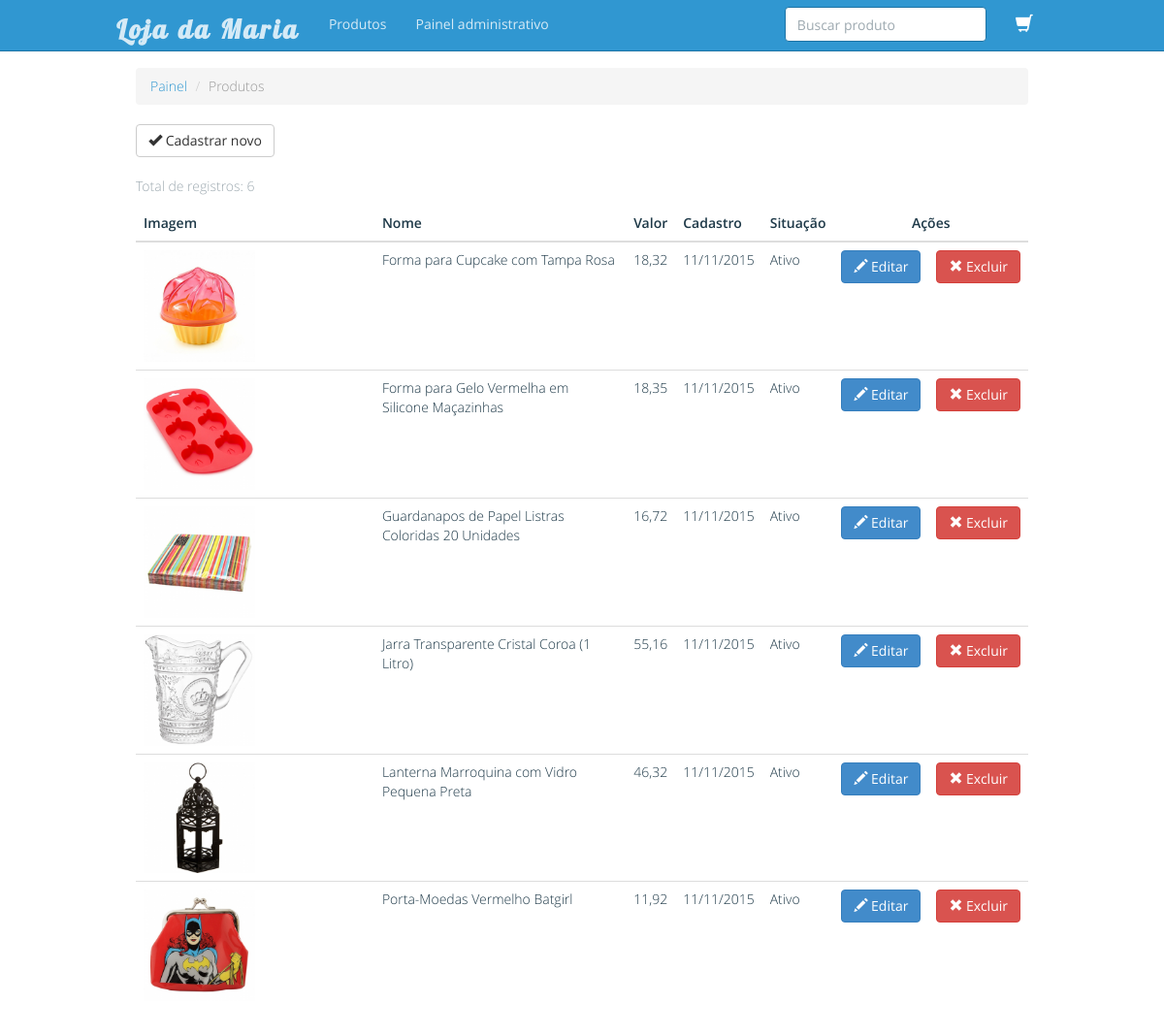
/produtos_listar, run on the app's committed database.
### tables this page shows
CREATE TABLE `ldm_produtos` (
  `id` int(10) UNSIGNED NOT NULL,
  `imagem_capa` varchar(50) DEFAULT NULL,
  `titulo` varchar(255) NOT NULL,
  `slug` varchar(255) NOT NULL,
  `descricao` mediumtext NOT NULL,
  `valor` decimal(5,2) NOT NULL,
  `situacao` varchar(10) NOT NULL,
  `data_cad` datetime NOT NULL
);

### application/controllers/App_painel_produtos.php (called while the page is built, shortened)
<?php
class App_painel_produtos extends CI_Controller
{
    public  function __construct()
    {
        $this->load->model('app_painel_produtos_model', 'produtos_model');
        $this->load->helper('app_ldm_utils');
    }
    public function index($paginacao=NULL, $mensagem=NULL)
    {
        $this->load->library('pagination');
        $mostrar_por_pagina = config_item('app-itens-por-pagina');
        $dados['produtos'] = $this->produtos_model->listar_produtos($paginacao, $mostrar_por_pagina);
        $dados['produtos_total'] = $this->produtos_model->total_produtos();
        $total_produtos = $this->produtos_model->total_produtos();
        $config['base_url'] = base_url("produtos_listar");
        $config['total_rows'] = $total_produtos;
        $config['per_page'] = $mostrar_por_pagina;
        $config['uri_segment'] = 2;
        $this->pagination->initialize($config);
        $dados['paginacao'] = $this->pagination->create_links();
        $dados['pagina_interna'] = 'painel_produto_listar';
        $this->load->view('index', $dados);
    }
}

### index.php (called while the page is built, shortened)
<?php
require_once BASEPATH.'core/CodeIgniter.php';

### application/models/App_painel_produtos_model.php (called while the page is built, shortened)
<?php
class App_painel_produtos_model extends CI_Model
{
    public function listar_produtos($offset=NULL, $numero_itens=NULL)
    {
        $this->db->select('id, imagem_capa, titulo, slug, valor, situacao, data_cad');
        $this->db->order_by('titulo');
        return $this->db->get(config_item('app-tabela-produtos'), $numero_itens, $offset)->result();
    }
    public function total_produtos()
    {
        $this->db->select("count(*) AS quantidade");
        $consulta = $this->db->get($this->db->dbprefix . config_item('app-tabela-produtos'))->result();
        return $consulta[0]->quantidade;
    }
}

### application/helpers/app_ldm_utils_helper.php (called while the page is built, shortened)
<?php
if ( ! function_exists('formatar_data'))
{
    function formatar_data($str)
    {
        $str = substr($str, 8, 2) . '/' . substr($str, 5, 2) . '/' .  substr($str, 0, 4);
        return $str;
    }
}

### application/views/painel_produto_listar.php (the view, shortened to what this page needs)
<div class="col-xs-12 col-sm-1 col-md-1"></div>
<div class="col-xs-12 col-sm-10 col-md-10" style="overflow: auto;">
    <ul class="breadcrumb">
        <li><a href="<?php print(site_url("painel")); ?>">Painel</a></li>
        <li class="active">Produtos</li>
    </ul>
    <p><a class="btn btn-default" href="<?php print(site_url('produto_cadastro_form')); ?>"><span class="glyphicon glyphicon-ok"></span> Cadastrar novo</a></p>
    <table class="table">
        <caption>Total de registros: <?php print($produtos_total); ?></caption>
        <thead>
        <tr>
            <th>Imagem</th>
            <th>Nome</th>
            <th>Valor</th>
            <th>Cadastro</th>
            <th>Situação</th>
            <th colspan="2" class="text-center">Ações</th>
        </tr>
        </thead>
        <tbody>
        <?php
        foreach ($produtos as $item)
        {
            if($item->imagem_capa != "")
            {
                $imagem_big = explode('.', $item->imagem_capa);
                $thumb_imagem = $imagem_big[0] . config_item('app-imagem-sufix') . '.' . $imagem_big[1];
                $imagem_capa = base_url(config_item('app-img-diretorio') . '/' . $thumb_imagem);
            }
            else
            {
                $imagem_capa = 'http://fakeimg.pl/100x100/?text=ProdutoSemImagem';
            }
            printf('<tr>
                        <td><img src="%s" width="50%s" class="img-responsive"></td>
                        <td>%s</td>
                        <td>%s</td>
                        <td>%s</td>
                        <td>%s</td>
                        <td>%s</td>
                        <td>%s</td>
                    </tr>',
                    $imagem_capa,
                    '%',
                    $item->titulo,
                    number_format($item->valor, 2, ',', '.'),
                    formatar_data($item->data_cad),
                    $item->situacao,
                    anchor(
                        site_url("produto_editar_form/". $item->id),
                        '<span class="glyphicon glyphicon-pencil"></span> Editar', array('class' => 'btn btn-primary')
                    ),
                    anchor(
                        site_url("produto_excluir/". $item->id),
                        '<span class="glyphicon glyphicon-remove"></span> Excluir', array('class' => 'btn btn-danger', 'onclick' => 'return confirmar_excluir();')
                    )
            );
        }
        ?>
        </tbody>
    </table>
</div>
<div class="col-xs-12 col-sm-1 col-md-1"></div>

### application/views/index.php (shortened to what this page needs)
<!DOCTYPE html>
<html lang="en"><head>
    <link href="<?php print(base_url()); ?>assets/bootstrap.min.css" rel="stylesheet">
    <link href="<?php print(base_url()); ?>assets/css.css" rel="stylesheet">
    <link href="<?php print(base_url()); ?>assets/toolkit.css" rel="stylesheet">
    <link href="<?php print(base_url()); ?>assets/application.css" rel="stylesheet">
</head>
<body class="ang">
<nav class="ck pc os app-navbar">
    <div class="by">
        <div class="or">
            <a class="e" href="<?php print(site_url()); ?>">
                <h1 id="logo-loja">Loja da Maria</h1>
            </a>
        </div>
        <div class="f collapse" id="navbar-collapse-main">
            <?php
            if( ! $this->session->userdata('usuario_autenticado')) {
            ?>
                <ul class="nav navbar-nav ss">
                    <li>
                        <a href="<?php print(site_url()); ?>vitrine">Produtos</a>
                    </li>
                    <li>
                        <a href="<?php print(site_url()); ?>painel">Painel administrativo</a>
                    </li>
                </ul>
                <ul class="nav navbar-nav og ale ss">
                    <li>
                        <a data-toggle="modal" href="#msgModal"><span
                                class="glyphicon glyphicon-shopping-cart carrinho"></span></a>
                    </li>
                </ul>
                <form class="ow og i" role="search">
                    <div class="et">
                        <input kl_vkbd_parsed="true" class="form-control" data-action="grow"
                               placeholder="Buscar produto" type="text">
                    </div>
                </form>
            <?php
            }
            ?>
        </div>
    </div>
</nav>
<div class="container">
    <main>
        <?php
        if( ! isset($pagina_interna))
        {
            include 'vitrine.php';
        }
        elseif( isset($pagina_interna) && $pagina_interna != "")
        {
            include $pagina_interna . '.php';
        }
        ?>
    </main>
</div>
</body></html>

### assets/application.css (style rules this page uses)
#logo-loja { font-family: 'Lobster', Verdana, Helvetica, sans-serif; font-size: 1.5em; margin: 0; padding: 0; letter-spacing: 3px; }
.carrinho { color: #fff; font-size: 1.3em; }
main { margin: 20px 0; }
.app-navbar { font-weight: 400; -webkit-font-smoothing: antialiased; }
.app-navbar .form-control { box-shadow: none; }
.app-navbar .f { max-height: inherit; }
.app-navbar .f:after { height: 100vh; }
.app-navbar .form-control { border-color: #1C73A5; }
@media (min-width: 768px) { .app-navbar .f:after { height: auto; } }

### application/views/index.php (style rules this page uses)
body { width: 1px; min-width: 100%; *width: 100%; }

### data on the page
ldm_produtos: shows a picture, titulo "Forma para Cupcake com Tampa Rosa", valor "18,32", data_cad "11/11/2015", situacao "Ativo", id "Editar", id "Excluir"
ldm_produtos: shows a picture, titulo "Forma para Gelo Vermelha em Silicone Maçazinhas", valor "18,35", data_cad "11/11/2015", situacao "Ativo", id "Editar", id "Excluir"
ldm_produtos: shows a picture, titulo "Guardanapos de Papel Listras Coloridas 20 Unidades", valor "16,72", data_cad "11/11/2015", situacao "Ativo", id "Editar", id "Excluir"
ldm_produtos: shows a picture, titulo "Jarra Transparente Cristal Coroa (1 Litro)", valor "55,16", data_cad "11/11/2015", situacao "Ativo", id "Editar", id "Excluir"
ldm_produtos: shows a picture, titulo "Lanterna Marroquina com Vidro Pequena Preta", valor "46,32", data_cad "11/11/2015", situacao "Ativo", id "Editar", id "Excluir"
ldm_produtos: shows a picture, titulo "Porta-Moedas Vermelho Batgirl", valor "11,92", data_cad "11/11/2015", situacao "Ativo", id "Editar", id "Excluir"

### other printed values
$produtos_total "6"
